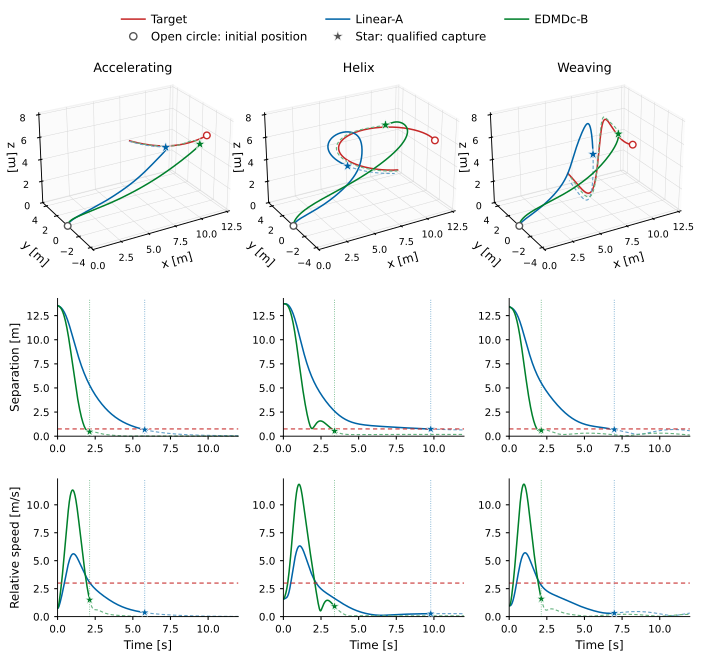

Source code (Python):
# Release copy of paper_acc_revision/final_figures/plot_interception_current_cv_simplified.py; only input/output paths and
# writes into the research repository were changed. Plotting code is unchanged.
"""Simplified three-family Current/CV interception figure from frozen traces only."""
from __future__ import annotations
import csv,hashlib,json,shutil
from pathlib import Path
import numpy as np
import matplotlib
matplotlib.use('Agg')
import matplotlib.pyplot as plt
from matplotlib.lines import Line2D
from matplotlib.colors import to_rgb

OUT=Path(__file__).resolve().parent
ROOT=OUT.parent
INDEX=ROOT/'results'/'interception'/'episodes.json'
TRACES=ROOT/'results'/'figure_inputs'/'interception'
CONTROLLERS=ROOT/'configs'/'interception_controllers.json'
SEEDS=[('accelerating',3103001001),('helix',3103002006),('weaving',3103003001)]
# The old EPS uses red target, blue linear MPC, and green EDMDc-MPC.
COL={'Target':'#C62828','Linear-A':'#0064A7','EDMDc-B':'#00802B'}
plt.rcParams.update({'font.family':'DejaVu Sans','font.size':8.5,'axes.labelsize':8.9,'axes.titlesize':9.5,'xtick.labelsize':7.8,'ytick.labelsize':7.8,'legend.fontsize':8.8,'axes.linewidth':.7,'lines.linewidth':1.15,'pdf.fonttype':42,'ps.fonttype':42,'svg.fonttype':'none','savefig.bbox':'tight'})

def read(path):return json.loads(path.read_text(encoding='utf-8-sig'))
def sha(path):return hashlib.sha256(Path(path).read_bytes()).hexdigest()
def verify(ok,msg):
    if not ok:raise AssertionError(msg)

def continuation_color(color):
    # Explicitly lighten RGB because EPS cannot represent alpha transparency.
    return tuple(.60*np.asarray(to_rgb(color))+.40)

def qualify(states,reference,time):
    distance=np.linalg.norm(states[:,:3]-reference[:,:3],axis=1)
    relative_speed=np.linalg.norm(states[:,3:6]-reference[:,3:6],axis=1)
    eligible=(distance<=.75)&(relative_speed<=3.0)
    consecutive=0;qual_index=None
    for k,yes in enumerate(eligible):
        consecutive=consecutive+1 if yes else 0
        if consecutive==21 and qual_index is None:qual_index=k
    return distance,relative_speed,qual_index

def load_cases():
    configs=read(CONTROLLERS)['configurations']
    verify(configs['A']['config']['horizon_steps']==50 and configs['A']['config']['block_steps']==10,'Linear-A config')
    verify(configs['B']['config']['horizon_steps']==100 and configs['B']['config']['block_steps']==5,'EDMDc-B config')
    allrows=read(INDEX);out=[]
    for family,seed in SEEDS:
        rows={row['cell']:row for row in allrows if row['seed']==seed and row['family']==family and row['mode']=='cv' and row['cell'] in ('Linear-A','EDMDc-B')}
        verify(set(rows)=={'Linear-A','EDMDc-B'},f'missing paired current/CV episodes {seed}')
        a,b=rows['Linear-A'],rows['EDMDc-B']
        verify(a['case_id']==b['case_id'] and a['reference_sha256']==b['reference_sha256'],f'paired identity {seed}')
        pair={};truth=None
        for label,row in (('Linear-A',a),('EDMDc-B',b)):
            path=TRACES/f'{label}_cv_{seed}.npz'
            with np.load(path) as z:states=z['states'].copy();reference=z['reference'].copy();time=z['time'].copy()
            verify(len(states)==len(reference)==len(time)==2001,'trace length')
            verify(truth is None or np.array_equal(reference,truth),'true target mismatch');truth=reference
            verify(np.array_equal(time,np.arange(2001)*.01),f'time axis mismatch {seed}')
            distance,speed,qi=qualify(states,reference,time)
            verify((qi is not None)==row['captured'],f'capture flag mismatch {seed}/{label}')
            verify((None if qi is None else float(time[qi]))==row['qualified_time_s'],f'qualification time mismatch {seed}/{label}')
            pair[label]={'row':row,'path':path,'states':states,'time':time,'distance':distance,'relative_speed':speed,'qualification_index':qi}
        out.append({'family':family,'seed':seed,'truth':truth,'arms':pair})
    return out

def format3d(ax):
    ax.view_init(elev=25,azim=-120)
    ax.set_xlabel('x [m]',labelpad=-5);ax.set_ylabel('y [m]',labelpad=-5);ax.set_zlabel('z [m]',labelpad=-10)
    ax.tick_params(labelsize=7.2,pad=-2)
    for axis in (ax.xaxis,ax.yaxis,ax.zaxis):
        axis.pane.fill=True;axis.pane.set_facecolor((.97,.97,.97,1))
        axis._axinfo['grid']['linewidth']=.35
        axis._axinfo['grid']['color']=(.84,.84,.84,1)

def main():
    cases=load_cases()
    latest_linear=max(case['arms']['Linear-A']['row']['qualified_time_s'] for case in cases if case['arms']['Linear-A']['row']['qualified_time_s'] is not None)
    end_s=min(20,int(np.ceil(latest_linear+2.0)))
    visible=end_s*100+1
    verify(all(v['qualification_index'] is None or v['qualification_index']<visible for case in cases for v in case['arms'].values()),'qualified capture outside visible window')
    # Match the old EPS: target families are columns, with trajectories above
    # separation. Relative speed adds the third row.
    # A slightly taller first grid row prevents Matplotlib's 3-D aspect logic
    # from narrowing the trajectory axes relative to the two rows below.
    fig=plt.figure(figsize=(7.12,6.65));grid=fig.add_gridspec(3,3,height_ratios=[1.32,1,1],left=.065,right=.99,bottom=.07,top=.92,wspace=.25,hspace=.28)
    all_distance=[v['distance'][:visible] for case in cases for v in case['arms'].values()]
    all_speed=[v['relative_speed'][:visible] for case in cases for v in case['arms'].values()]
    separation_top=max(float(v.max()) for v in all_distance)*1.04
    speed_top=max(float(v.max()) for v in all_speed)*1.04
    axes3=[];columns=[];positions=[]
    for i,case in enumerate(cases):
        ax3=fig.add_subplot(grid[0,i],projection='3d');sep=fig.add_subplot(grid[1,i]);vel=fig.add_subplot(grid[2,i]);axes3.append(ax3);columns.append((ax3,sep,vel))
        truth=case['truth'];t=np.arange(visible)*.01
        ax3.plot(*truth[:visible,:3].T,color=COL['Target'],ls='-',lw=1.15)
        ax3.scatter(*truth[0,:3],facecolors='white',edgecolors=COL['Target'],s=25,linewidths=1.05,depthshade=False)
        first=True
        for label in ('Linear-A','EDMDc-B'):
            item=case['arms'][label];states=item['states'];qi=item['qualification_index'];color=COL[label]
            before=visible if qi is None else qi+1
            ax3.plot(*states[:before,:3].T,color=color,lw=1.15,ls='-')
            if qi is not None and qi<visible-1:
                ax3.plot(*states[qi:visible,:3].T,color=continuation_color(color),lw=.85,ls=(0,(3,2)))
            if first:
                ax3.scatter(*states[0,:3],facecolors='white',edgecolors='#555555',s=25,linewidths=1.05,depthshade=False)
                first=False
            if qi is not None:ax3.scatter(*states[qi,:3],color=color,marker='*',s=72,linewidths=.45,edgecolors='white',depthshade=False)
            for ax,y in ((sep,item['distance']),(vel,item['relative_speed'])):
                ax.plot(t[:before],y[:before],color=color,lw=1.15,ls='-')
                if qi is not None and qi<visible-1:
                    ax.plot(t[qi:],y[qi:visible],color=continuation_color(color),lw=.85,ls=(0,(3,2)))
                if qi is not None:
                    ax.axvline(t[qi],color=continuation_color(color),ls=':',lw=.65,zorder=1)
                    ax.plot(t[qi],y[qi],marker='*',color=color,ms=7.2,markeredgecolor='white',markeredgewidth=.45,zorder=5)
            positions.append(states[:visible,:3]);
        positions.append(truth[:visible,:3])
        ax3.set_title(case['family'].capitalize(),pad=0);format3d(ax3)
        for ax,threshold,upper,ylabel in ((sep,.75,separation_top,'Separation [m]'),(vel,3.,speed_top,'Relative speed [m/s]')):
            ax.axhline(threshold,color=COL['Target'],ls=(0,(4,3)),lw=.8)
            ax.set_xlim(0,end_s);ax.set_ylim(0,upper)
            if i==0:ax.set_ylabel(ylabel)
            if ax is vel:ax.set_xlabel('Time [s]')
            ax.spines['top'].set_visible(False);ax.spines['right'].set_visible(False);ax.tick_params(direction='out',length=2.5)
    # Common limits allow direct geometric comparison between target families.
    xyz=np.concatenate(positions);lo=xyz.min(axis=0);hi=xyz.max(axis=0)
    for ax in axes3:
        ax.set_xlim(lo[0],hi[0]);ax.set_ylim(lo[1],hi[1]);ax.set_zlim(lo[2],hi[2]);ax.set_box_aspect(np.maximum(hi-lo,.01),zoom=1.16)
    fig.canvas.draw()
    # Shift only the 3-D row left within the finished grid; widths and data stay fixed.
    trajectory_shift=-.022
    for ax in axes3:
        box=ax.get_position()
        ax.set_position((box.x0+trajectory_shift,box.y0,box.width,box.height))
    fig.canvas.draw()
    widths=[ax.get_position().width for column in columns for ax in column]
    verify(max(widths)-min(widths)<1e-10,'unequal subplot widths')
    top_heights=[ax.get_position().height for ax in axes3]
    verify(max(top_heights)-min(top_heights)<1e-10,'unequal 3-D bounding-box heights')
    for column in columns:
        centers=[(ax.get_position().x0+ax.get_position().x1)/2 for ax in column]
        verify(abs(centers[0]-centers[1]-trajectory_shift)<1e-10 and abs(centers[1]-centers[2])<1e-10,'unexpected 3-D row shift')
    column_centers=[(column[0].get_position().x0+column[0].get_position().x1)/2 for column in columns]
    verify(abs((column_centers[1]-column_centers[0])-(column_centers[2]-column_centers[1]))<1e-10,'unequal column spacing')
    lines_=[Line2D([0],[0],color=COL['Target'],ls='-',lw=1.15,label='Target'),Line2D([0],[0],color=COL['Linear-A'],lw=1.15,label='Linear-A'),Line2D([0],[0],color=COL['EDMDc-B'],lw=1.15,label='EDMDc-B')]
    # Neutral symbol keys apply to both controllers; plotted markers retain
    # their target/controller colors. Matplotlib fills the 3-column legend
    # column-major, giving controller curves on row 1 and symbol meanings on row 2.
    initial_key=Line2D([0],[0],ls='none',marker='o',ms=5.5,mfc='white',mec='#555555',mew=1.05,label='Open circle: initial position')
    capture_key=Line2D([0],[0],ls='none',marker='*',ms=8.5,color='#555555',mec='white',mew=.45,label='Star: qualified capture')
    handles=[lines_[0],initial_key,lines_[1],capture_key,lines_[2]]
    fig.legend(handles=handles,loc='upper center',bbox_to_anchor=(.5,1.03),ncol=3,frameon=False,columnspacing=1.6,handletextpad=.5)
    for ext in ('pdf','svg','eps','png'):fig.savefig(OUT/f'fig4_interception.{ext}',dpi=600,facecolor='white')
    plt.close(fig)
    print('Seeds:',', '.join(str(s) for _,s in SEEDS))
    for case in cases:
        print(case['family'],case['seed'],'Linear-A qualification',case['arms']['Linear-A']['row']['qualified_time_s'],'EDMDc-B qualification',case['arms']['EDMDc-B']['row']['qualified_time_s'])
    print('Thresholds shown: 0.75 m separation and 3 m/s relative speed; markers/vertical lines are 21-sample dwell-end qualification only.')
    print('Common plot window:',end_s,'s; solid through qualified capture, lighter dashed continuation afterward.')
    print('Simulations rerun: no.')
    for ext in ('pdf','svg','eps','png'):print(OUT/f'fig4_interception.{ext}')

if __name__=='__main__':main()
